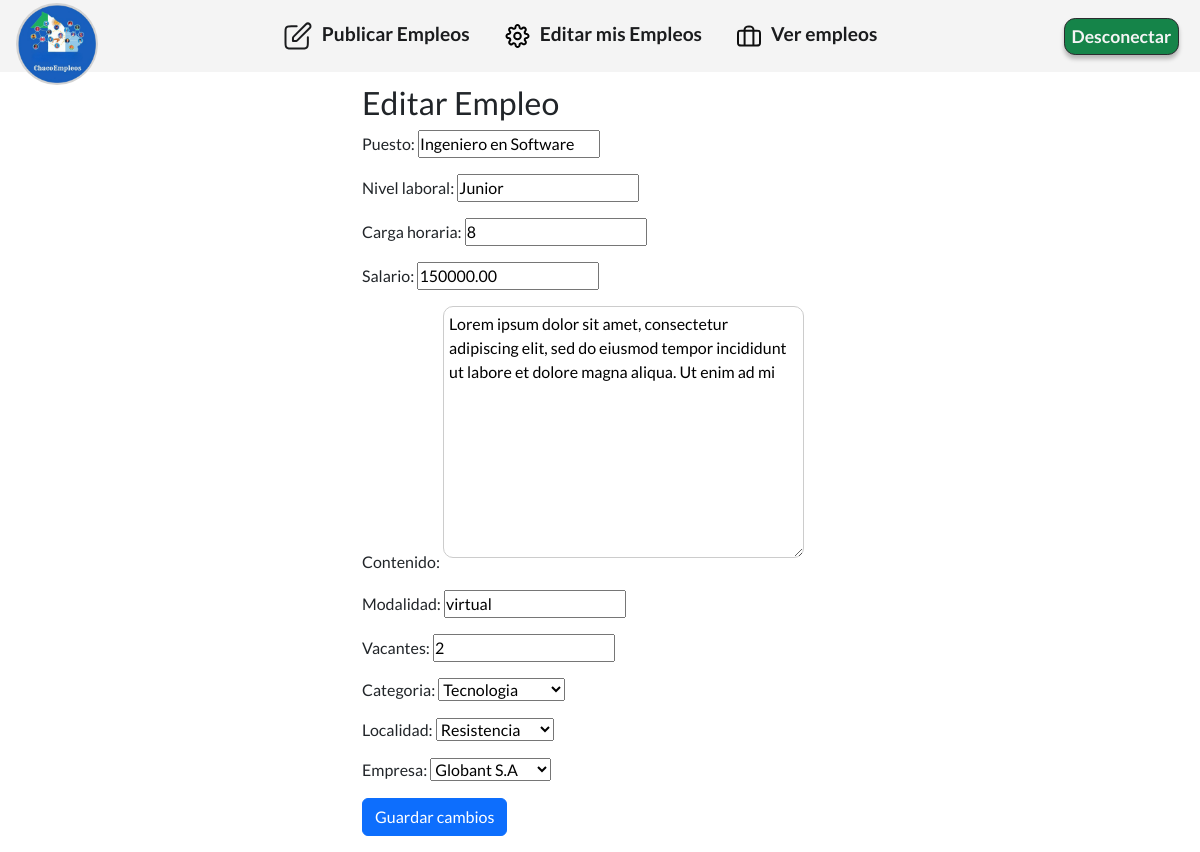
The page /empleos/editar_empleo/9/ (signed in) on the database its author committed.
### apps/empleos/models.py (models this page shows, shortened)
class Empleo(models.Model):
    puesto = models.CharField(max_length=40,null=False)
    empresa = models.ForeignKey(Empresa, on_delete=models.CASCADE)
    contenido = models.TextField()
    localidad = models.ForeignKey(Localidad,on_delete=models.CASCADE)
    salario = models.DecimalField(max_digits=10,decimal_places=2)
    nivel_laboral = models.CharField(max_length=20)
    carga_horaria = models.IntegerField()
    fecha_publicacion = models.DateTimeField(default=timezone.now)
    modalidad = models.CharField(max_length=20)
    vacantes = models.IntegerField()
    categoria = models.ForeignKey(Categorias,on_delete=models.CASCADE)
    class Meta:
        ordering = ('-fecha_publicacion',)

### apps/empleos/views.py (the view, shortened to what this page needs)
# urls.py: path('editar_empleo/<int:pk>/', EditarEmpleo.as_view(), name='editar_empleo' ),
class EditarEmpleo(UserPassesTestMixin, UpdateView):
    model = Empleo
    form_class = EmpleoForm
    template_name = 'empleos/editar_empleos.html'
    success_url = reverse_lazy('apps.empleos:mis_empleos')
    def test_func(self):
        empleo = self.get_object()  # Obtiene el objeto Empleo actual
        empresa = empleo.empresa  # Obtiene la empresa asociada al empleo
        return self.request.user.is_authenticated and self.request.user == empresa.administrador

### apps/empleos/forms.py
class EmpleoForm(forms.ModelForm):
    class Meta:
        model = Empleo
        fields = ['puesto', 'nivel_laboral', 'carga_horaria', 'salario',
                  'contenido', 'modalidad', 'vacantes', 'categoria', 'localidad', 'empresa']

### apps/empleos/models.py (called while the page is built)
    def __str__(self) -> str:
        return self.nombre

    def __str__(self) -> str:
        return self.nombre

    def __str__(self):
        return self.nombre

### templates/empleos/editar_empleos.html (shortened to what this page needs)
{% extends 'base.html' %}
{% load static %}
{% block contenido %}
    <div class="container">
        <h2>Editar Empleo</h2>
        <form enctype="multipart/form-data" method="post">{% csrf_token %}
            {{ form.as_p }}
            <button type="submit" class="btn btn-primary mb-3">Guardar cambios</button>
        </form>
    </div>
{% endblock %}

### static/css/estilos.css (style rules this page uses)
* { padding: 0; margin: 0; box-sizing: border-box; font-family: 'Lato', sans-serif; font-size: 16px; }
.container { max-width: 500px; margin-left: auto; margin-right: auto; }
.form_empleo input,textarea { border: 1px solid #ccc; border-radius: 10px; padding: 5px; margin-bottom: 10px; }

### rows shown on the page
Empleo: puesto "Ingeniero en Software", nivel_laboral "Junior", carga_horaria "8", salario "150000.00", contenido "Lorem ipsum dolor sit amet, consectetur adipiscing elit, sed do eiusmod tempor incididunt ut labore et dolore magna aliqua. Ut enim ad mi", modalidad "virtual", vacantes "2", categoria "Tecnologia", localidad "Resistencia", empresa "Globant S.A"
